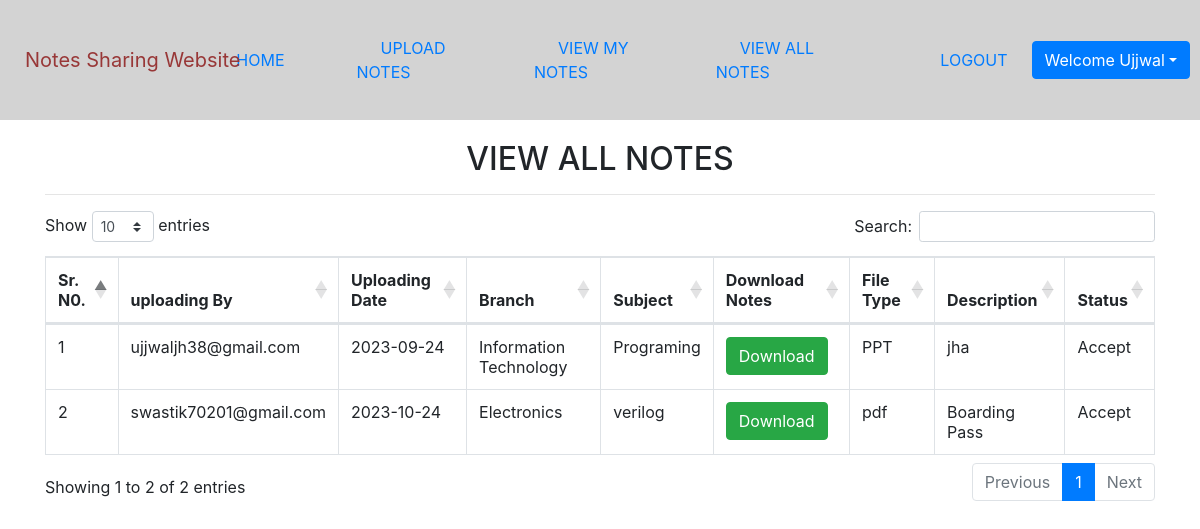
Page /viewallnotes (signed in) on the committed database.
### notes/models.py (models this page shows, shortened)
class Notes(models.Model):
    user = models.ForeignKey(User, on_delete=models.CASCADE)
    uploadingdate = models.CharField(max_length=30)
    branch = models.CharField(max_length=30)
    subject = models.CharField(max_length=30,)
    notesfile = models.FileField(null=True)
    filetype = models.CharField(max_length=30,)
    description = models.CharField(max_length=200, null=True)
    status=models.CharField(max_length=15,)

### notes/views.py (the view)
# urls.py: path('viewallnotes',viewallnotes,name='viewallnotes'),
def viewallnotes(request):
    if not request.user.is_authenticated:
        return redirect('login')
    notes = Notes.objects.filter(status="Accept")
    d = {'notes':notes}
    return render(request,'viewallnotes.html',d)

### notes/templates/viewallnotes.html (shortened to what this page needs)
{% extends 'usernavigation.html' %}
{% load static %}
{% block body %}
<link rel="stylesheet" href="https://cdnjs.cloudflare.com/ajax/libs/twitter-bootstrap/4.5.2/css/bootstrap.css">
<link rel="stylesheet" href="https://cdn.datatables.net/1.10.24/css/dataTables.bootstrap4.min.css">
<div class="container mt-5">
    <h2 class="text-center">VIEW ALL NOTES</h2>
    <HR>
    <table class="table table-bordered" id="example">
       <thead>
           <tr>
               <th>Sr. N0.</th>
               <th>uploading By</th>
               <th>Uploading Date</th>
               <th>Branch</th>
               <th>Subject</th>
               <th>Download Notes</th>
               <th>File Type</th>
               <th>Description</th>
               <th>Status</th>
           </tr>
       </thead>
       <tbody>
           {% for i in notes %}
           <tr>
               <td>{{forloop.counter}}</td>
               <td>{{i.user.username}}</td>
               <td>{{i.uploadingdate}}</td>
               <td>{{i.branch}}</td>
               <td>{{i.subject}}</td>
               <td><a href="{{i.notesfile.url}}" class="btn btn-success" download>Download</a></td>
               <td>{{i.filetype}}</td>
               <td>{{i.description}}</td>
               <td>{{i.status}}</td>
           </tr>
           {% endfor %}
        </tbody>
   </table>
</div>
{% endblock %}

### notes/templates/usernavigation.html (shortened to what this page needs)
<html lang="en">
<head>
    {% load static %}
    <link rel="stylesheet" href="https://maxcdn.bootstrapcdn.com/bootstrap/4.3.1/css/bootstrap.min.css">
    <link rel="stylesheet" href="https://use.fontawesome.com/releases/v5.6.3/css/all.css">
    <link rel="stylesheet" href="{% static 'css/mystyle.css' %}">
</head>
<body>
    <div class="fluids">
        <div class="rows"  style="background-color: lightgrey; padding: 10px;">
            <div class="col-1">
                <a class="navbar-brand" href="{% url 'profile' %}">Notes Sharing Website</a>
            </div>
            <div class="mylist" >
                <ul class="nv">
                  <li class="btn-link nvi">
                    <a class="btn-link" href="{% url 'profile' %}">HOME</a>
                </li>
                <li class="btn-link nvi">
                  <a class="btn-link" href="{% url 'upload_notes' %}">UPLOAD NOTES</a>
                </li>
                <li class="btn-link nvi">
                  <a class="btn-link" href="{% url 'view_mynotes' %}">VIEW MY NOTES</a>
                </li>
                <li class="btn-link nvi">
                  <a class="btn-link" href="{% url 'viewallnotes' %}">VIEW ALL NOTES</a>
                </li>
                </ul>
            </div>
            <div class="nv">
            <li class="navbar-item">
              <a class="btn-link" href="{% url 'logout' %}">LOGOUT</a>
            </li>
            <div class="btn-group">
              <button type="button" class="btn btn-primary dropdown-toggle" data-toggle="dropdown">Welcome {{request.user.first_name}}</button>
          </div>
        </div>
        </div>
    </div>
</body>
</html>
{% block body %}
{% endblock %}

### notes/templates/usernavigation.html (style rules this page uses)
.nv { margin-left: 40px; }
.btn-link { padding: 10px 24px; }
.fluids { position: fixed; top: 0; bottom: 0; right: 0; left: 0; box-shadow:0px 0px 8px 0px rgba(98, 127, 172, 0.20); }
.navbar-brand { color: #983737; }
.mylist { margin-top: 16px; }
.rows { display: flex; align-items: center; justify-content: space-between; }
.nv { display: flex; align-items: center; flex-direction: row; justify-content: space-between; list-style-type: none }

### notes/templates/viewallnotes.html (style rules this page uses)
.container { margin-top: 140px!important; }

### rows in the picture
Notes: user.username "ujjwaljh38@gmail.com", uploadingdate "2023-09-24", branch "Information Technology", subject "Programing", filetype "PPT", description "jha", status "Accept"
Notes: user.username "swastik70201@gmail.com", uploadingdate "2023-10-24", branch "Electronics", subject "verilog", filetype "pdf", description "Boarding Pass", status "Accept"

### other values in the picture
{{ request.user.first_name }} "Ujjwal"
